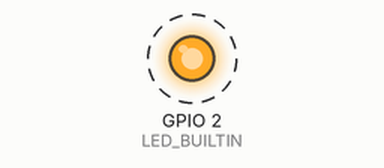
A program run on a simulated ESP32-S3. Parts: output pins drawn as LEDs (lit = HIGH). Dashed ring = blinking. What the program prints to the serial monitor is not drawn.

Above: at 1.5 s.
Timing chart, 0 to 5.6 s (numbered marks = the images above):
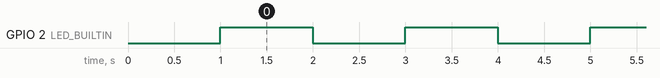

Measured:
- by itself, GPIO 2 (LED_BUILTIN): alternates HIGH for 1.0 s and LOW for 1.0 s

The program:

main.cpp
```cpp
#include <Arduino.h>

#define LED_BUILTIN 2  // Pin del LED (cambiar según la placa)
#define DELAY 1000  // Tiempo de espera en milisegundos

void setup() {
    pinMode(LED_BUILTIN, OUTPUT);  // Configurar el pin como salida
    Serial.begin(115200);  // Iniciar comunicación serie a 115200 baudios
    delay(1000);  // Pequeña pausa para que el monitor serie se estabilice
}

void loop() {
    digitalWrite(LED_BUILTIN, HIGH);  // Encender LED
    Serial.println("ON");  // Enviar mensaje al puerto serie
    delay(DELAY);  // Esperar 1 segundo

    digitalWrite(LED_BUILTIN, LOW);  // Apagar LED
    Serial.println("OFF");  // Enviar mensaje al puerto serie
    delay(DELAY);  // Esperar 1 segundo
}
```
